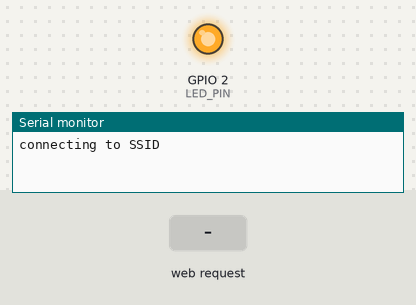
Bench run of a sketch on a simulated ESP8266 (NodeMCU). Parts: output pins drawn as LEDs (lit = HIGH), the last lines printed to the serial monitor. The inputs (shaded band) are chosen by the test bench. WiFi joins after 1.5 s; servers stay silent unless stated; storage starts empty.

Above: at 0.1 s.
At 3.1 s:
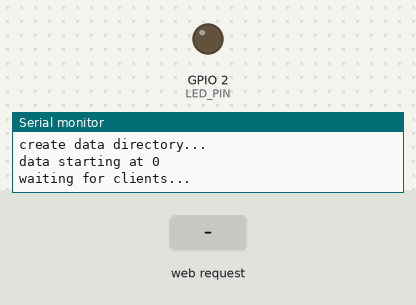
3.2 s: HTTP request GET /data received
Timing chart, 0 to 6.2 s (numbered marks = the images above; inputs shaded):
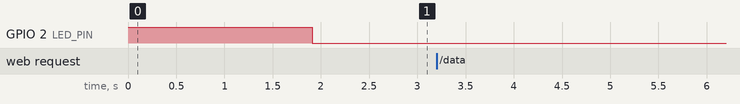

The sketch:

server.ino
```cpp
#include <ESP8266WiFi.h>
#include <SD.h>

#include "file_manager.h"
#include "http_parser.h"
#include "json_processor.h"

#ifndef TARGET_SSID
#define TARGET_SSID "SSID"
#endif

#ifndef PASSWORD
#define PASSWORD "12345678"
#endif

#ifndef LED_PIN
#define LED_PIN 2
#endif

#ifndef DATA_DIR
#define DATA_DIR "/data"
#endif

WiFiServer server(80);
nerd::FileManager file_manager;

void ListFiles(File dir, int num_tabs) {
  while (true) {
    File entry = dir.openNextFile();
    if (!entry) {
      break;
    }

    for (uint16_t i = 0; i < num_tabs; ++i) {
      Serial.print('\t');
    }
    Serial.print(entry.name());

    if (entry.isDirectory()) {
      Serial.println('/');
      ListFiles(entry, num_tabs + 1);
    } else {
      Serial.print("\t\t");
      Serial.println(entry.size(), DEC);
    }
    entry.close();
  }
}

void setup() {
  pinMode(LED_PIN, OUTPUT);
  digitalWrite(LED_PIN, HIGH);

  Serial.begin(9600);
  Serial.println();
  Serial.print("connecting to ");
  Serial.println(TARGET_SSID);

  WiFi.mode(WIFI_STA);
  WiFi.begin(TARGET_SSID, PASSWORD);

  while (WiFi.status() != WL_CONNECTED) {
    delay(600);
    Serial.print(".");
  }

  Serial.println();
  Serial.println("WiFi connected");

  server.begin();
  Serial.println("server started");

  Serial.println(WiFi.localIP());

  // initialize sd card
  if (!SD.begin(10)) {
    Serial.println("SD card module initialization failed!");
  } else {
    Serial.println("SD card module initialization done.");
    Serial.println();
    Serial.println("Files: ");
    File root = SD.open("/");
    ListFiles(root, 0);

    // make data directory
    if (!SD.exists(DATA_DIR)) {
      Serial.println("create data directory...");
      SD.mkdir(DATA_DIR);
    }

    // check starting index
    file_manager.set_data_dir(DATA_DIR);
    while (SD.exists(file_manager.GetFileName())) {
      file_manager.Next();
    }
    Serial.print("data starting at ");
    Serial.println(file_manager.index());
  }

  Serial.println("waiting for clients...");

  digitalWrite(LED_PIN, LOW);
}

void loop() {
  WiFiClient client = server.available();
  if (!client) {
    return;
  }

  Serial.println("accept client");
  Serial.println();
  while (!client.available()) {
    delay(1);
  }

  String request;
  while (client.available()) {
    request += static_cast<char>(client.read());
  }
  // Serial.println(request);

  nerd::HTTPParser parser(request);
  parser.ParseHeader();
  parser.ParseBody();

  Serial.print("method: ");
  Serial.println(parser.method());
  Serial.print("url: ");
  Serial.println(parser.url());

  if (parser.method() == "POST") {
    nerd::JsonProcessor processor(parser.pairs());

    String filename = file_manager.NextFileName();

    // post to different url directory
    if (parser.url() != "/") {
      nerd::FileManager url_manager;
      url_manager.set_data_dir(parser.url());
      while (SD.exists(url_manager.GetFileName())) {
        url_manager.Next();
      }
      filename = url_manager.NextFileName();
    }

    // write to file
    File output_file = SD.open(filename, FILE_WRITE);
    bool success = false;
    if (output_file) {
      Serial.print("LOG: writing data to ");
      Serial.println(filename);

      String data = processor.Output();
      output_file.write(data.c_str(), data.length());
      output_file.close();
      success = true;
    } else {
      Serial.print("ERROR: fail to open ");
      Serial.println(filename);
    }

    client.print(
        F("HTTP/1.1 200 OK\r\nContent-Type: application/json\r\n\r\n"));
    if (success) {
      client.print("{\"status\": 1}");
    } else {
      client.print("{\"status\": 0}");
    }
  } else if (parser.method() == "GET") {
    client.print(
        F("HTTP/1.1 200 OK\r\n"
          "Content-Type: application/json\r\n\r\n"));
    client.print("{\n");
    client.print("\"files\": " + String(file_manager.index()) + ",\n");
    client.print("\"next\": " + file_manager.GetFileName() + "\n");
    client.print("}");
  } else {
    client.print(
        F("HTTP/1.1 404 Not Found\r\n"
          "Content-Type: text/html\r\n"
          "Connection: Closed\r\n\r\n"
          "<!DOCTYPE html>\n"
          "<html>\n"
          "  <head>\n"
          "    <title>404 Not Found</title>\n"
          "  </head>\n"
          "  <body>\n"
          "    <h1>Not Found</h1>\n"
          "  </body>\n"
          "</html>\n"));
  }

  Serial.println("client disconnected");
}
```
